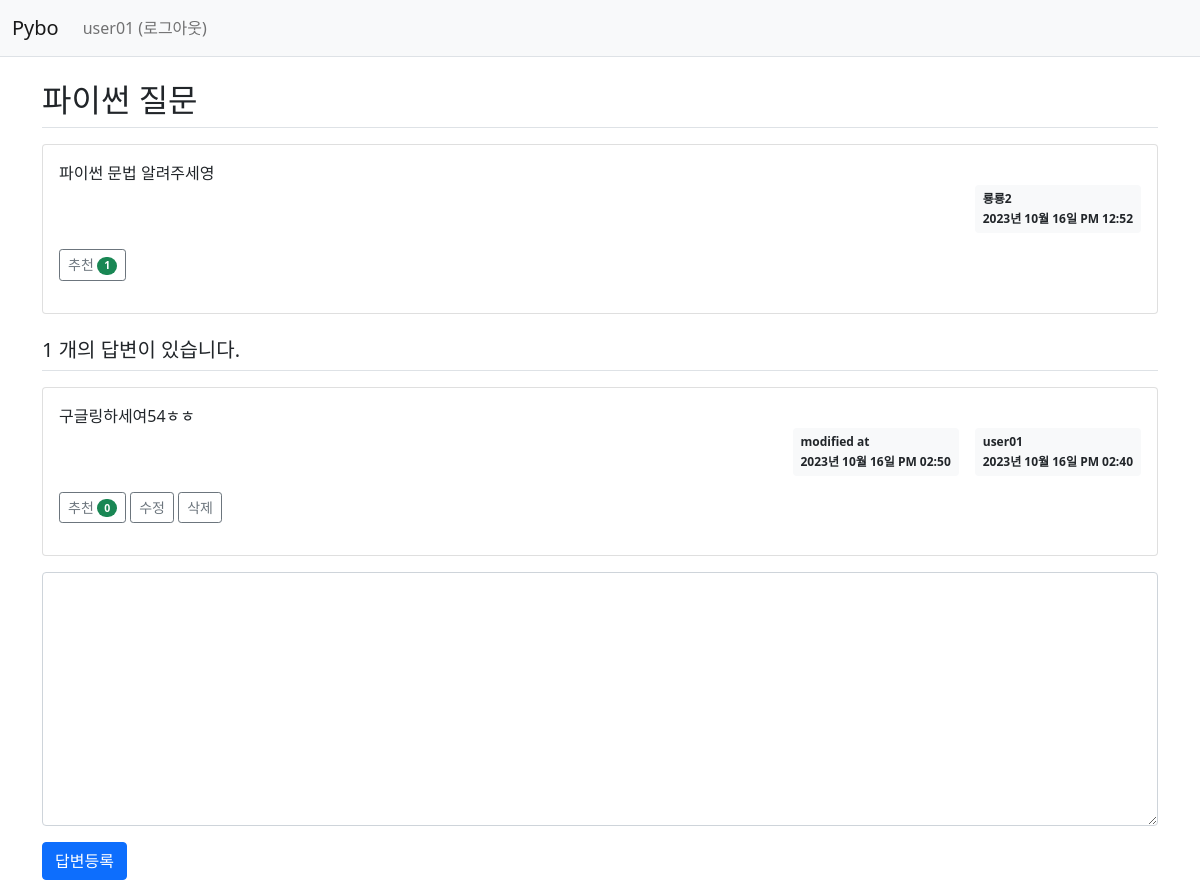
Screenshot of /question/detail/2/ (signed in) with the database file from the repository.
### pybo/models.py (models this page shows)
class User(db.Model):
    id = db.Column(db.Integer, primary_key=True)
    username = db.Column(db.String(150), unique=True, nullable=False)
    password = db.Column(db.String(200), nullable=False)
    email = db.Column(db.String(120), unique=True, nullable=False)

class Question(db.Model):
    id = db.Column(db.Integer, primary_key=True)
    subject = db.Column(db.String(200), nullable=False)
    content = db.Column(db.Text(), nullable=False)
    create_date = db.Column(db.DateTime(), nullable=False)
    user_id = db.Column(db.Integer, db.ForeignKey('user.id', ondelete='CASCADE'), nullable=False)
    user = db.relationship('User', backref=db.backref('question_set'))
    modify_date = db.Column(db.DateTime(), nullable=True)
    voter = db.relationship('User', secondary=question_voter, backref=db.backref('question_voter_set'))

class Answer(db.Model):
    id = db.Column(db.Integer, primary_key=True)
    question_id = db.Column(db.Integer, db.ForeignKey('question.id', ondelete='CASCADE'))
    question = db.relationship('Question', backref=db.backref('answer_set'))
    content = db.Column(db.Text(), nullable=False)
    create_date = db.Column(db.DateTime(), nullable=False)
    user_id = db.Column(db.Integer, db.ForeignKey('user.id', ondelete='CASCADE'), nullable=False)
    user = db.relationship('User', backref=db.backref('answer_set'))
    modify_date = db.Column(db.DateTime(), nullable=True)
    voter = db.relationship('User', secondary=answer_voter, backref=db.backref('answer_voter_set'))

### pybo/views/question_views.py (the view)
@bp.route('/detail/<int:question_id>/')
def detail(question_id):
    form = AnswerForm()
    question = Question.query.get_or_404(question_id)
    return render_template('question/question_detail.html', question=question, form=form)

### pybo/forms.py
class AnswerForm(FlaskForm):
    content = TextAreaField('내용', validators=[DataRequired('내용은 필수입력 항목입니다.')])

### pybo/filter.py (called while the page is built)
def format_datetime(value, fmt='%Y년 %m월 %d일 %p %I:%M'):
    return value.strftime(fmt)

### pybo/views/auth_views.py (called while the page is built)
@bp.before_app_request
def load_logged_in_user():
    user_id = session.get('user_id')
    if user_id is None:
        g.user = None
    else:
        g.user = User.query.get(user_id)

### pybo/templates/question/question_detail.html (shortened to what this page needs)
{% extends 'base.html' %}
{% block content %}
<div class="container my-3">
    <h2 class = "border-bottom py-2">{{ question.subject }}</h2>
    <div class="card my-3">
        <div class="card-body">
        <div class="card-text" style="white-space: pre-line;">{{ question.content }}</div>
            <div class="d-flex justify-content-end">
                <div class="badge bg-light text-dark p-2 text-start">
                    <div class="mb-2">{{ question.user.username }}</div>
                    <div>{{ question.create_date|datetime }}</div>
                </div>
            </div>
            <div class="my-3">
                <a href="javascript:void(0)" data-uri="{{ url_for('question.vote', question_id=question.id) }}"
                    class="recommend btn btn-sm btn-outline-secondary"> 추천
                    <span class="badge rounded-pill bg-success">{{ question.voter|length }}</span>
                </a>
             </div>
        </div>
    </div>
    <h5 class="border-bottom my-3 py-2">{{ question.answer_set|length }} 개의 답변이 있습니다.</h5>
    {% for answer in question.answer_set %}
    <div class="card my-3">
        <div class="card-body">
        <div class="card-text" style="white-space: pre-line;">{{ answer.content }}</div>
            <div class="d-flex justify-content-end">
                {% if answer.modify_date %}
                <div class="badge bg-light text-dark p-2 text-start mx-3">
                    <div class="mb-2">modified at</div>
                    <div>{{ answer.modify_date|datetime }}</div>
                </div>
                {% endif %}
                <div class="badge bg-light text-dark p-2 text-start">
                    <div class="mb-2">{{ answer.user.username }}</div>
                    <div>{{ answer.create_date|datetime }}</div>
                </div>
            </div>
            <div class="my-3">
                <a href="javascript:void(0)" data-uri="{{ url_for('answer.vote', answer_id=answer.id) }}"
                    class="recommend btn btn-sm btn-outline-secondary"> 추천
                    <span class="badge rounded-pill bg-success">{{ answer.voter|length }}</span>
                </a>
                {% if g.user == answer.user %}
                <a href="{{ url_for('answer.modify', answer_id=answer.id) }}"
                   class="btn btn-sm btn-outline-secondary">수정</a>
                <a href="#" class="delete btn btn-sm btn-outline-secondary"
                   data-uri="{{ url_for('answer.delete', answer_id=answer.id) }}">삭제</a>
                {% endif %}
            </div>
        </div>
    </div>
    {% endfor %}
    <form action="{{ url_for('answer.create', question_id=question.id) }}" method="post" class="my-3">
        <div class="mb-3">
            <textarea {% if not g.user %}disabled{% endif %}
                    name="content" id="content" class="form-control" rows="10"></textarea>
        </div>
        <input type="submit" value="답변등록" class="btn btn-primary">
    </form>
</div>
{% endblock %}

### pybo/templates/navbar.html (shortened to what this page needs)
<nav class="navbar navbar-expand-lg navbar-light bg-light border-bottom">
    <div class="container-fluid">
        <a class="navbar-brand" href="{{ url_for('main.index') }}">Pybo</a>
        <div class="collapse navbar-collapse" id="navbarSupportedContent">
            {% if g.user %}
            <ul class="navbar-nav">
                <li class="nav-item">
                    <a class="nav-link" href="{{ url_for('auth.logout') }}">{{ g.user.username }} (로그아웃)</a>
                </li>
            </ul>
            {% endif %}
        </div>
    </div>
</nav>

### rows the page displays
User: user.username "user01"
Question: subject "파이썬 질문", content "파이썬 문법 알려주세영", create_date "2023년 10월 16일 PM 12:52"
User: user.username "룡룡2"
Answer: content "구글링하세여54ㅎㅎ", modify_date "2023년 10월 16일 PM 02:50", user.username "user01", create_date "2023년 10월 16일 PM 02:40", voter|length "0"

### other values shown
{{ question.voter|length }} "1"
{{ question.answer_set|length }} "1"
